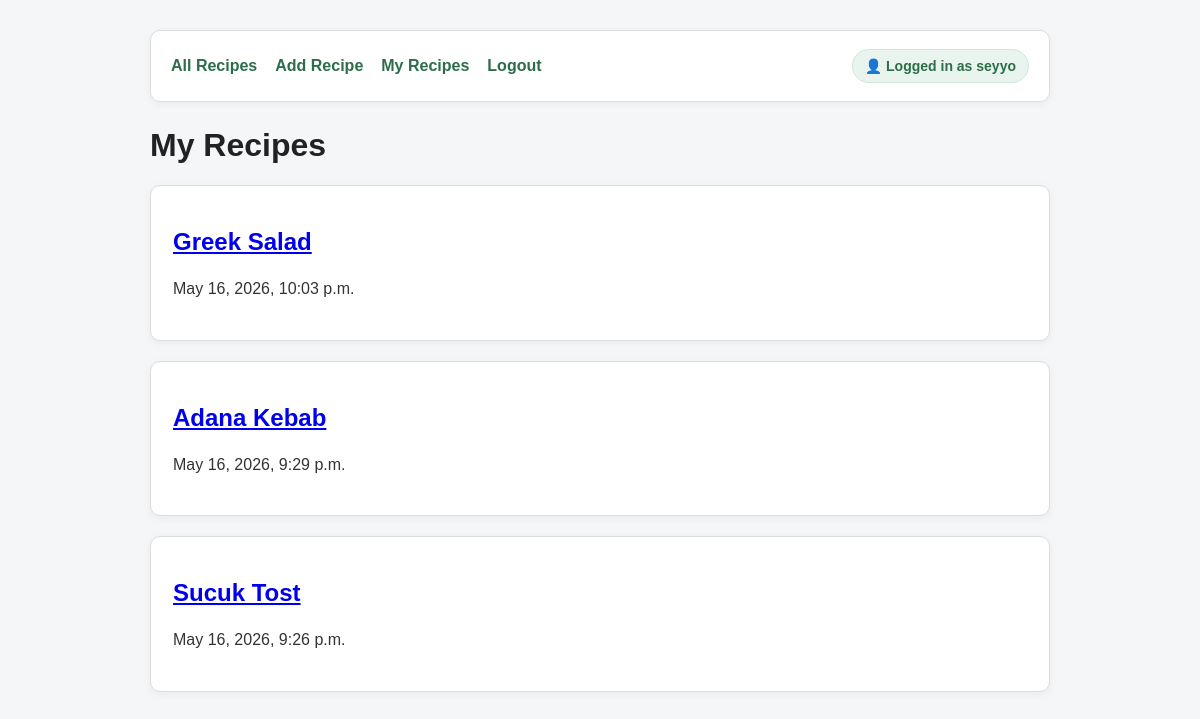
/my-recipes/ (signed in), run on the app's committed database.
### recipes/models.py (models this page shows, shortened)
class Recipe(models.Model):
    title = models.CharField(max_length=100)
    description = models.TextField()
    ingredients = models.TextField()
    author = models.ForeignKey(User, on_delete=models.CASCADE)
    created_at = models.DateTimeField(auto_now_add=True)

### recipes/views.py (the view)
# urls.py: path('my-recipes/', views.my_recipes, name='my_recipes'),
@login_required
def my_recipes(request):
    recipes = Recipe.objects.filter(author=request.user).order_by('-created_at')
    return render(request, 'my_recipes.html', {'recipes': recipes})

### templates/my_recipes.html
{% extends 'base.html' %}
{% block content %}
<h1>My Recipes</h1>
{% for recipe in recipes %}
    <div class="box">
        <h2>
            <a href="{% url 'recipe_detail' recipe.id %}">
                {{ recipe.title }}
            </a>
        </h2>
        <p>{{ recipe.created_at }}</p>
    </div>
{% empty %}
    <p>You have not added any recipes yet.</p>
{% endfor %}
{% endblock %}

### templates/base.html (shortened to what this page needs)
<!DOCTYPE html>
<html>
<head>
</head>
<body>
    <div class="container">
        <div class="menu">
            <a href="{% url 'recipe_list' %}">All Recipes</a>
            {% if user.is_authenticated %}
                <a href="{% url 'add_recipe' %}">Add Recipe</a>
                <a href="{% url 'my_recipes' %}">My Recipes</a>
                <a href="{% url 'logout' %}">Logout</a>
                <span class="user-box">
                    👤 Logged in as {{ user.username }}
                </span>
            {% else %}
                <a href="{% url 'login' %}">Login</a>
                <a href="{% url 'register' %}">Register</a>
            {% endif %}
        </div>
        {% block content %}
        {% endblock %}
    </div>
</body>
</html>

### templates/base.html (style rules this page uses)
body { font-family: Arial, sans-serif; margin: 0; padding: 0; background-color: #f4f6f8; color: #333; }
.container { width: 900px; margin: 30px auto; }
.menu { margin-bottom: 25px; padding: 18px 20px; background-color: white; border: 1px solid #ddd; border-radius: 10px; box-shadow: 0 2px 8px rgba(0, 0, 0, 0.05); display: flex; align-items: center; gap: 18px; }
.menu a { text-decoration: none; color: #2c6e49; font-weight: bold; }
.user-box { margin-left: auto; padding: 8px 12px; background-color: #eaf4ee; border: 1px solid #cfe6d8; border-radius: 20px; color: #2c6e49; font-size: 14px; font-weight: bold; }
.box { background-color: white; padding: 22px; border: 1px solid #ddd; border-radius: 10px; margin-bottom: 20px; box-shadow: 0 2px 8px rgba(0, 0, 0, 0.05); }
h1, h2, h3 { color: #222; }
p { line-height: 1.6; }

### data on the page
Recipe: title "Greek Salad", created_at "May 16, 2026, 10:03 p.m."
Recipe: title "Adana Kebab", created_at "May 16, 2026, 9:29 p.m."
Recipe: title "Sucuk Tost", created_at "May 16, 2026, 9:26 p.m."

### other printed values
{{ user.username }} "seyyo"
